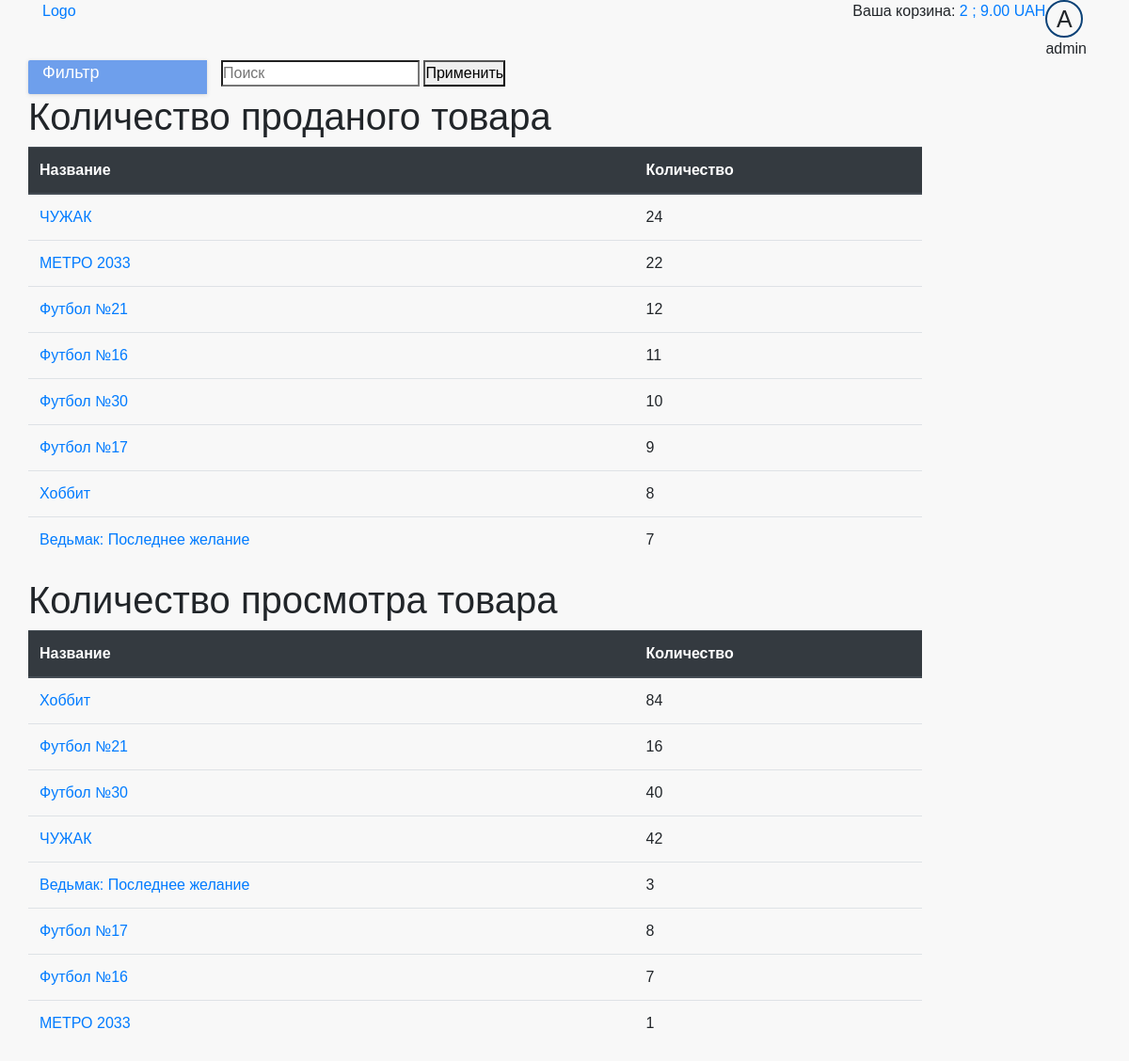
The app's page /dashboard/statistics/ (signed in) with its own data.
### cart/models.py (models this page shows)
class Cart(models.Model):
    user = models.ForeignKey(User, on_delete=models.CASCADE, verbose_name='Пользователь', null=True)
    product = models.ForeignKey(Product, on_delete=models.CASCADE, verbose_name='Товар', null=True)
    quantity = models.IntegerField(verbose_name='Количество', help_text="Количество товара", blank=True, default=0,
                                   null=True)

### store/models.py (models this page shows, shortened)
class Product(models.Model):
    category = models.ForeignKey(Category, on_delete=models.SET_NULL, null=True)
    name = models.CharField(max_length=100, verbose_name='Название', help_text="Enter book name.", blank=True)
    publisher = models.ForeignKey(Publisher, on_delete=models.SET_NULL, null=True)
    price = models.DecimalField(max_digits=10, verbose_name='Цена', decimal_places=2, help_text="Enter price book",
                                validators=[MinValueValidator(1)],
                                blank=True)
    Discounts = models.DecimalField(max_digits=10, verbose_name='Скидка', decimal_places=2, help_text="Enter discounts",
                                    validators=[MinValueValidator(0)],
                                    blank=True)
    image = models.ImageField(upload_to='images/products/', verbose_name='Изображение', blank=True, null=True)
    slug = models.SlugField(max_length=100)
    def __str__(self):
        return self.name
    class Meta:
        ordering = ['-id']
    def get_absolute_url(self):
        if self.category.name == 'Книги':
            return reverse('store:book_detail', kwargs={'slug': self.slug})
        else:
            return reverse('store:magazine_detail', kwargs={'slug': self.slug})
    def get_discount(self):
        category_discount = self.category.categorydiscount_set.get(category=self.category)
        if category_discount.active:
            if category_discount.discount > self.Discounts:
                return category_discount.discount
            else:
                return self.Discounts
        else:
            return self.Discounts
    def get_discounted_price(self):
        discount = self.get_discount()
        if discount > 0:
            price = self.price - (self.price * (discount / 100))
            return round(price, 2)
        if discount == 0:
            return self.price

class Category(models.Model):
    name = models.CharField(max_length=50, verbose_name='Категория товару', help_text="Enter product category.",
                            blank=True)
    slug = models.SlugField(max_length=100)

class CategoryDiscount(models.Model):
    category = models.ForeignKey(Category, on_delete=models.SET_NULL, null=True)
    discount = models.DecimalField(max_digits=10, verbose_name='Скидка', decimal_places=2, help_text="Enter discounts",
                                   validators=[MinValueValidator(0)],
                                   blank=True)
    active = models.BooleanField(default=False, verbose_name='активация скидки')

### dashboard/models.py (models this page shows)
class ViewStatistics(models.Model):
    product = models.ForeignKey(Product, on_delete=models.CASCADE, verbose_name='Товар', null=True)
    quantity = models.IntegerField(verbose_name='Количество просмотров', blank=True, null=True)

### dashboard/views.py (the view)
# urls.py: urlpatterns = [path('statistics/', views.StatisticsView.as_view(), name='store_statistics'),
class StatisticsView(PermissionRequiredMixin, View):
    permission_required = PERMISSION_ON_SITE['moderator']
    def get(self, request):
        return render(request, 'dashboard/statistics_detail.html',
                      context={'get_quantity_of_product_sold': get_quantity_of_product_sold(),
                               'get_views_product_statistics': ViewStatistics.objects.all()})

### cart/cart.py (called while the page is built)
    def __len__(self):
        return self.cart.__len__()

    def get_total_price(self):
        return self.cart.get_total_price()

### cart/cart_in_model.py (called while the page is built)
    def __len__(self):
        quantity = Cart.objects.filter(user=self.user).aggregate(Sum('quantity'))
        return quantity['quantity__sum']

    def get_total_price(self):
        return sum((item.product.get_discounted_price() * item.quantity for item in
                    Cart.objects.filter(user=self.user)))

### cart/context_processors.py (called while the page is built)
def cart(request):
    return {'cart_info': CartManager(request)}

### dashboard/store_statistics.py (called while the page is built)
def get_quantity_of_product_sold():
    quantity_of_product_sold_dict = {}
    sorted_dict = {}
    for purchase_product in Product.objects.all():
        quantity = Purchase.objects.filter(product=purchase_product).aggregate(Sum('quantity'))
        if quantity['quantity__sum'] is not None:
            quantity_of_product_sold_dict[purchase_product] = quantity['quantity__sum']
        else:
            quantity_of_product_sold_dict[purchase_product] = 0
    sorted_keys = sorted(quantity_of_product_sold_dict, key=quantity_of_product_sold_dict.get,
                         reverse=True)
    for product in sorted_keys:
        sorted_dict[product] = quantity_of_product_sold_dict[product]
    return sorted_dict

### dashboard/templates/dashboard/statistics_detail.html
{% extends 'base_generic.html' %}
{% block content%}
    <h1>Количество проданого товара</h1>
    <table class="table">
     <thead class="thead-dark">
        <tr>
          <th scope="col">Название</th>
          <th scope="col">Количество</th>
        </tr>
        </thead>
    <tbody>
     {% for product, quantity in get_quantity_of_product_sold.items %}
      <tr>
      <td><a href="{{ product.get_absolute_url }}">{{ product }}</a></td>
      <td>{{ quantity }}</td>
      </tr>
    {% endfor %}
    </tbody>
  </table>
      <h1>Количество просмотра товара</h1>
    <table class="table">
     <thead class="thead-dark">
        <tr>
          <th scope="col">Название</th>
          <th scope="col">Количество</th>
        </tr>
        </thead>
    <tbody>
     {% for item in get_views_product_statistics %}
      <tr>
      <td><a href="{{ item.product.get_absolute_url }}">{{ item.product }}</a></td>
      <td>{{ item.quantity }}</td>
      </tr>
    {% endfor %}
    </tbody>
  </table>
{% endblock %}

### store/templates/base_generic.html (shortened to what this page needs)
<!DOCTYPE html>
<html lang="en">
<head>
  {% load static %}
  <link rel="stylesheet" href="https://stackpath.bootstrapcdn.com/bootstrap/4.3.1/css/bootstrap.min.css"
>
  <link rel="stylesheet" type="text/css" href="{% static 'store/style.css' %}"/>
</head>
<body>
<header>
  <div class="container">
    <div class="header-top-line">
      <div class="row">
        <div class="col-6"><a href="{% url 'store:index' %}">Logo</a></div>
        <div class="col-6 login-menu">
          <div class="cart">
            {% with total_items=cart_info|length %}
              {% if cart_info|length > 0 %}
                Ваша корзина:
                <a href="{% url "cart:cart_detail" %}">
                  <span id="cart_quantity">{{ total_items }} </span>;
                  <span class="cart_total_price"> {{ cart_info.get_total_price }} </span> UAH
                </a>
              {% else %}
                Ваша корзина пуста.
              {% endif %}
            {% endwith %}
          </div>
          {% if user.is_authenticated %}
            <div id="dropdown-menu" class="avatar">
              <div class="avatar__image">
                {{ user.get_username|first|upper }}
              </div>
              {{ user.get_username }}
            </div>
          {% else %}
            <div><a href="{% url 'login' %}?next={{ request.path }}">Войти</a></div>
            <div><a href="{% url 'profile:sign_up' %}?next={{ request.path }}">Регистрация</a></div>
          {% endif %}
        </div>
      </div>
    </div>
    <div class="header-bottom-line">
      <div class="row">
        <div class="col-12 col-md-3 col-xl-2 header-dropdown-menu">
          <span>Фильтр</span>
        </div>
        <div class="col-12 col-md-7 col-xl-10 search-line">
          <form action="{% url "store:search" %}" method="get" class="search-form">
            <label class="">
              <input id="search" class="search-form__input" type="search" name="q" placeholder="Поиск">
            </label>
            <button class="search-form__button" type="submit" value="apply">Применить</button>
          </form>
        </div>
      </div>
    </div>
  </div>
</header>
<div class="container">
  <div class="row">
    <div class="{% if is_shown_by_default %}col-12 {% else %} col-12 col-md-9 col-xl-10 center-wrapper {% endif %}">
      {% block content %}
      {% endblock %}
    </div>
  </div>
</div>
</body>
</html>

### static/store/style.css (style rules this page uses)
* { margin: 0; padding: 0; }
body { background-color: #f8f8f8 !important; font-family: 'Fira Sans', sans-serif; }
header { z-index: 2; position: relative; }
.avatar__image { width: 40px; height: 40px; border: 2px solid #0c4277; border-radius: 50%; overflow: hidden; text-align: center; font-size: 25px; }
.login-menu { display: flex; justify-content: flex-end; }
.header-dropdown-menu { background-color: #6e9fec; border-radius: 2px 0 0 2px; box-shadow: 0 0 2px 0 rgba(51, 51, 51, .05), 0 1px 4px 0 rgba(51, 51, 51, .15); font-size: 18px; color: #fff; }
#dropdown-menu { width: auto; }
.search-line { display: block; }
.center-wrapper { display: block; position: relative; padding: 0; }

### records on screen
Product: name "ЧУЖАК", quantity "24"
Product: name "МЕТРО 2033", quantity "22"
Product: name "Футбол №21", quantity "12"
Product: name "Футбол №16", quantity "11"
Product: name "Футбол №30", quantity "10"
Product: name "Футбол №17", quantity "9"
Product: name "Хоббит", quantity "8"
Product: name "Ведьмак: Последнее желание", quantity "7"
ViewStatistics: product "Хоббит", quantity "84"
ViewStatistics: product "Футбол №21", quantity "16"
ViewStatistics: product "Футбол №30", quantity "40"
ViewStatistics: product "ЧУЖАК", quantity "42"
ViewStatistics: product "Ведьмак: Последнее желание", quantity "3"
ViewStatistics: product "Футбол №17", quantity "8"
ViewStatistics: product "Футбол №16", quantity "7"
ViewStatistics: product "МЕТРО 2033", quantity "1"

### other values on screen
{{ total_items }} "2"
{{ cart_info.get_total_price }} "9.00"
{{ user.get_username|first|upper }} "A"
{{ user.get_username }} "admin"
